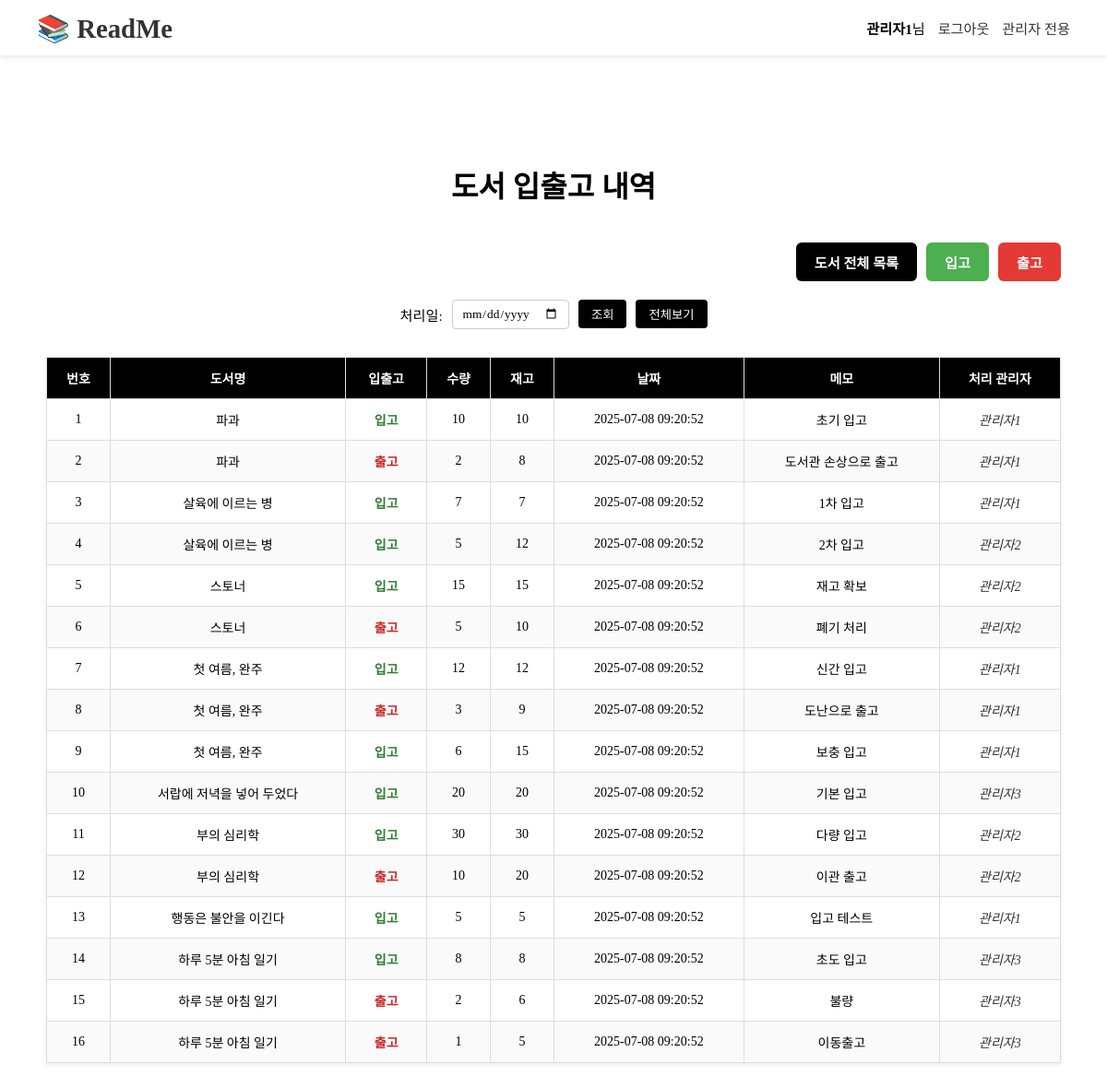
Page /admin/invenList.php (signed in) on the committed database.
### tables this page shows
CREATE TABLE inven (
    ino INT UNSIGNED AUTO_INCREMENT,
    itype BOOLEAN NOT NULL,  
    icount INT NOT NULL,
    istock INT NOT NULL,
    idate DATETIME DEFAULT CURRENT_TIMESTAMP,
    imemo VARCHAR(255),
    bno INT UNSIGNED,
    adno INT UNSIGNED,
    constraint primary key (ino),
	constraint foreign key(bno) references book(bno) on update cascade on delete cascade,
    constraint foreign key(adno) references admin(adno) on update cascade on delete cascade
);

CREATE TABLE book (
    bno INT unsigned AUTO_INCREMENT,     
    btitle VARCHAR(100) NOT NULL,           
    briter VARCHAR(50) NOT NULL,             
    bpub VARCHAR(50) NOT NULL,               
    bimg VARCHAR(100),                        
    sno INT unsigned NOT NULL,                         
    cno INT unsigned NOT NULL,
    constraint primary key (bno),
    constraint foreign key(sno) references slot(sno) on update cascade on delete cascade,
    constraint foreign key(cno) references category(cno) on update cascade on delete cascade
);

### admin/invenList.php (the view, shortened to what this page needs)
<?php
include '../db.php';
$filterDate = isset($_GET['date']) ? $_GET['date'] : '';
$sql = "
    SELECT i.ino, i.itype, i.icount, i.istock, i.idate, i.imemo,
           b.bno, b.btitle,
           a.adname
    FROM inven i
    JOIN book b ON i.bno = b.bno
    LEFT JOIN admin a ON i.adno = a.adno
";
$sql .= " ORDER BY i.idate DESC";
$stmt = $conn->prepare($sql);
$stmt->execute();
$result = $stmt->get_result();
?>
<?php include '../header.php'; ?>
<div class="invenBox">
    <h2 class="invenTitle">도서 입출고 내역</h2>
    <div class="invenButtonWrapper">
        <form action="bookListAll.php" method="get">
            <button type="submit" class="invenButton newBookButton">도서 전체 목록</button>
        </form>
        <form action="inven.php" method="get">
            <button type="submit" class="invenButton inButton">입고</button>
        </form>
        <form action="inven.php" method="get">
            <button type="submit" class="invenButton outButton">출고</button>
        </form>
    </div>
    <form method="get" action="invenList.php" class="dateFilterForm">
        <label for="date">처리일:</label>
        <input type="date" id="date" name="date" value="<?= htmlspecialchars($filterDate) ?>">
        <button type="submit">조회</button>
        <button type="button" onclick="location.href='invenList.php'">전체보기</button>
    </form>
    <div class="invenTableWrapper">
        <table class="invenTable">
            <thead>
                <tr>
                    <th>번호</th>
                    <th>도서명</th>
                    <th>입출고</th>
                    <th>수량</th>
                    <th>재고</th>
                    <th>날짜</th>
                    <th>메모</th>
                    <th>처리 관리자</th>
                </tr>
            </thead>
            <tbody>
                <?php
                if ($result->num_rows > 0) {
                    $displayNo = 1;
                    while ($row = $result->fetch_assoc()) {
                        $typeText = $row['itype'] == 0 ? '입고' : '출고';
                        $typeClass = $row['itype'] == 0 ? 'inType' : 'outType';
                        echo "<tr>";
                        echo "<td>" . $displayNo++ . "</td>";
                        echo "<td>" . htmlspecialchars($row['btitle']) . "</td>";
                        echo "<td class='$typeClass'>" . $typeText . "</td>";
                        echo "<td>" . htmlspecialchars($row['icount']) . "</td>";
                        echo "<td>" . htmlspecialchars($row['istock']) . "</td>";
                        echo "<td>" . htmlspecialchars($row['idate']) . "</td>";
                        echo "<td>" . htmlspecialchars($row['imemo']) . "</td>";
                        echo "<td>" . htmlspecialchars($row['adname']) . "</td>";
                        echo "</tr>";
                    }
                } else {
                    echo "<tr><td colspan='8'>입출고 내역이 없습니다.</td></tr>";
                }
                ?>
            </tbody>
        </table>
    </div>
</div>
</body>
</html>

### css/main.css (style rules this page uses)
* { font-family: 'NEXON Lv1 Gothic OTF'; }
html, body { margin: 0; padding: 0; height: 100%; }
body { padding-top: 60px; }

### css/admin.css (style rules this page uses)
.invenBox { max-width: 1100px; margin: 60px auto; padding: 30px; border-radius: 10px; }
.invenTitle { text-align: center; font-size: 2rem; font-weight: bold; color: black; margin-bottom: 40px; }
.invenButtonWrapper { display: flex; justify-content: flex-end; gap: 10px; margin: 20px auto 10px; max-width: 1100px; }
.invenButton { padding: 10px 20px; font-size: 0.95rem; font-weight: bold; border: none; border-radius: 6px; cursor: pointer; transition: background-color 0.3s ease; color: white; }
.inButton { background-color: #4CAF50; }
.outButton { background-color: #E53935; }
.dateFilterForm { display: flex; align-items: center; justify-content: center; gap: 10px; margin: 20px auto 30px; font-size: 0.95rem; }
.dateFilterForm input[type="date"] { padding: 6px 10px; border: 1px solid #ccc; border-radius: 4px; }
.dateFilterForm button { padding: 6px 14px; border: none; background-color: black; color: white; border-radius: 4px; cursor: pointer; }
.invenTableWrapper { max-width: 1100px; margin: 0 auto 60px; }
.invenTable { width: 100%; border-collapse: collapse; background-color: #fff; box-shadow: 0 2px 5px rgba(0, 0, 0, 0.08); }
.invenTable th, .invenTable td { border: 1px solid #ddd; padding: 12px 10px; font-size: 14px; text-align: center; }
.invenTable th { background-color: black; color: white; font-weight: bold; }
.invenTable tr:nth-child(even) { background-color: #fafafa; }
.inType { color: #2e7d32; font-weight: bold; }
.outType { color: #c62828; font-weight: bold; }
.invenTable td:last-child { font-style: italic; color: #333; }
.newBookButton { background-color: black; }

### rows in the picture
inven: bno.btitle "파과", itype "입고", icount "10", istock "10", idate "2025-07-08 09:20:52", imemo "초기 입고", adno.adname "관리자1"
inven: bno.btitle "파과", itype "출고", icount "2", istock "8", idate "2025-07-08 09:20:52", imemo "도서관 손상으로 출고", adno.adname "관리자1"
inven: bno.btitle "살육에 이르는 병", itype "입고", icount "7", istock "7", idate "2025-07-08 09:20:52", imemo "1차 입고", adno.adname "관리자1"
inven: bno.btitle "살육에 이르는 병", itype "입고", icount "5", istock "12", idate "2025-07-08 09:20:52", imemo "2차 입고", adno.adname "관리자2"
inven: bno.btitle "스토너", itype "입고", icount "15", istock "15", idate "2025-07-08 09:20:52", imemo "재고 확보", adno.adname "관리자2"
inven: bno.btitle "스토너", itype "출고", icount "5", istock "10", idate "2025-07-08 09:20:52", imemo "폐기 처리", adno.adname "관리자2"
inven: bno.btitle "첫 여름, 완주", itype "입고", icount "12", istock "12", idate "2025-07-08 09:20:52", imemo "신간 입고", adno.adname "관리자1"
inven: bno.btitle "첫 여름, 완주", itype "출고", icount "3", istock "9", idate "2025-07-08 09:20:52", imemo "도난으로 출고", adno.adname "관리자1"
inven: bno.btitle "첫 여름, 완주", itype "입고", icount "6", istock "15", idate "2025-07-08 09:20:52", imemo "보충 입고", adno.adname "관리자1"
inven: bno.btitle "서랍에 저녁을 넣어 두었다", itype "입고", icount "20", istock "20", idate "2025-07-08 09:20:52", imemo "기본 입고", adno.adname "관리자3"
inven: bno.btitle "부의 심리학", itype "입고", icount "30", istock "30", idate "2025-07-08 09:20:52", imemo "다량 입고", adno.adname "관리자2"
inven: bno.btitle "부의 심리학", itype "출고", icount "10", istock "20", idate "2025-07-08 09:20:52", imemo "이관 출고", adno.adname "관리자2"
inven: bno.btitle "행동은 불안을 이긴다", itype "입고", icount "5", istock "5", idate "2025-07-08 09:20:52", imemo "입고 테스트", adno.adname "관리자1"
inven: bno.btitle "하루 5분 아침 일기", itype "입고", icount "8", istock "8", idate "2025-07-08 09:20:52", imemo "초도 입고", adno.adname "관리자3"
inven: bno.btitle "하루 5분 아침 일기", itype "출고", icount "2", istock "6", idate "2025-07-08 09:20:52", imemo "불량", adno.adname "관리자3"
inven: bno.btitle "하루 5분 아침 일기", itype "출고", icount "1", istock "5", idate "2025-07-08 09:20:52", imemo "이동출고", adno.adname "관리자3"

### other values in the picture
$_SESSION['adname'] "관리자1"
